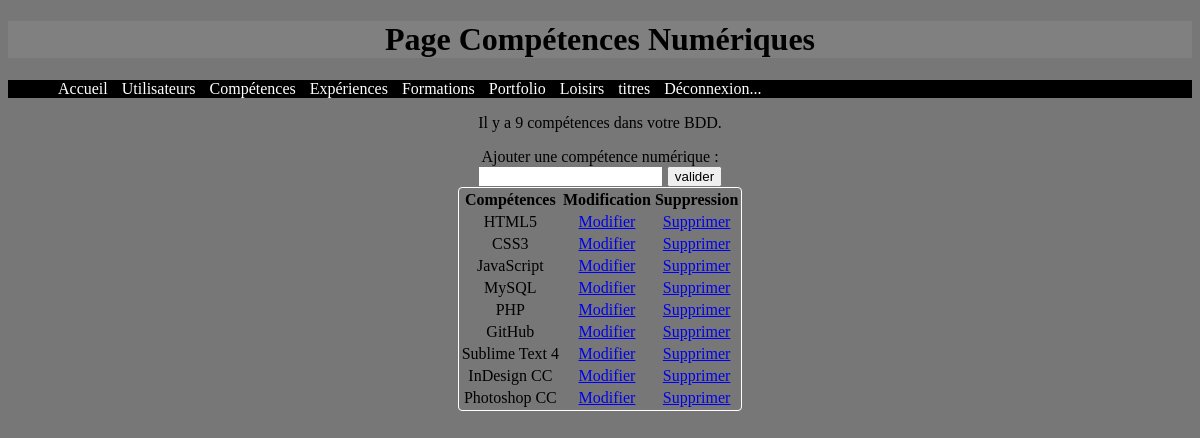
Screenshot of /admin/competence.php (signed in) with the database file from the repository.
### tables this page shows
CREATE TABLE `competences` (
  `id_competence` int(7) NOT NULL,
  `competence` text NOT NULL
);

### admin/competence.php (the view, shortened to what this page needs)
<!DOCTYPE html>
<html lang="fr">
	<head>
		<link rel="stylesheet" type="text/css" href="../cssAdmin/myfrontstyle.css" />
	</head>
	<body>
		<header>
			<h1>Page Compétences Numériques</h1>
			<?php include 'navAdmin.php'; ?>
		</header>
		<section>
			<?php
			$sql = $pdoCV -> query("SELECT * FROM competences");
			$sql -> execute();
			$nbr_competences = $sql -> rowCount();
		 	?>
			<p>Il y a <?php echo $nbr_competences; ?> compétences dans votre BDD.</p>
			<div id="form">
				<form method="POST">
					<label>Ajouter une compétence numérique :</label><br />
					<input type="text" name="competence" />
					<input type="submit" value="valider" /></td>
				</form>
			</div>
			<table>
			 	<thead>
			 		<th>Compétences</th>
			 		<th>Modification</th>
			 		<th>Suppression</th>
			 	</thead>
			 	<tr>
			 		<?php while($ligne = $sql -> fetch()){ ?>
			 		<td><?php echo $ligne['competence']; ?></td>
			 		<td><a href="modif_competence.php?id_competence=<?= $ligne['id_competence']; ?>">Modifier</a></td>
		 			<td><a href="competence.php?id_competence=<?= $ligne['id_competence']; ?>">Supprimer</a></td>
			 	</tr>
			 		<?php } ?>
			 </table>
		</section>

### cssAdmin/myfrontstyle.css (style rules this page uses)
body { background-color: #777; }
section { text-align: center; }
h1 { text-align: center; background-color: grey; }
p { text-align: center; }
table { margin: 0 auto; background-color: #777; border: 1px solid #FFF; border-radius: 4px; }
#form { width: 400px; margin: 0 auto; }

### rows the page displays
competences: competence "HTML5"
competences: competence "CSS3"
competences: competence "JavaScript"
competences: competence "MySQL"
competences: competence "PHP"
competences: competence "GitHub"
competences: competence "Sublime Text 4"
competences: competence "InDesign CC"
competences: competence "Photoshop CC"

### other values shown
$nbr_competences "9"
